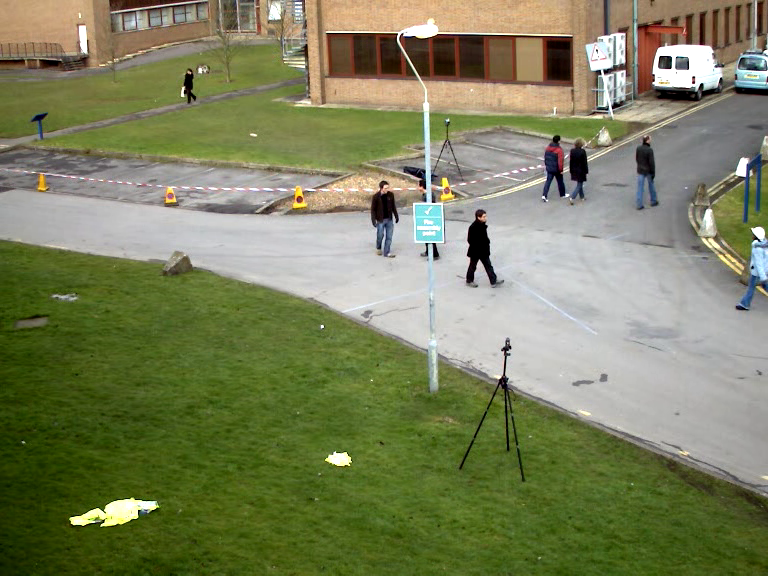
#> input picture test.png, 768 x 576 px, given in place of sampel.mp4, which was not available
$ python go_kf_go.py
#> lines starting #> are read from the running program, lines starting #| are printed output that depends on the picture; after the words box and inside, x2 and y2 are one past the last pixel; in counts of white or black regions, pixels touching at a corner belong together; pictures that were not available may be replaced by others from this repository, and a replacement may not be noted
import cv2 as cv
import imutils
import numpy as np
import time
import argparse
import random as rng

from numpy import ndarray
from imutils.video import VideoStream
from imutils.video import FPS

##functions
def titiktengah(kontur):
    M = cv.moments(kontur)
    x = int(M['m10']/M['m00'])
    y = int(M['m01']/M['m00'])
    return x, y

fwidth = None
fheight = None
nframe = 30
sframe = 0

phase1 = True
phase2 = False

x_obj = []
y_obj = []
kf_x = [232.0, 204.0, 178.0, 148.0, 120.0, 87.0, 57.0]
kf_y = [77.0, 83.0, 88.0, 94.0, 100.0, 108.0, 115.0]

font                   = cv.FONT_HERSHEY_SIMPLEX
bottomLeftCornerOfText = (10,500)
fontScale              = 1
fontColor              = (255,255,255)
lineType               = 2

kernel = np.ones((5,5),np.uint8)

cap = cv.VideoCapture('widgets/sampel.mp4')
bgsub = cv.createBackgroundSubtractorMOG2()
fps =  FPS().start()

#frame_width = int(cap.get(3))
#frame_height = int(cap.get(4))

try:
    out = cv.VideoWriter('obdet.avi',cv.VideoWriter_fourcc('M','J','P','G'), 20, (600,337))
except:
    pass

while True:
    ret, frame = cap.read()
#> frame is the input picture: shape (576, 768, 3); mean B, G, R 92.8, 129.1, 124.1
    fps.update()
        #syntax: cv2.resize(img, (width, height))
        #frame = cv.resize(frame,(aw, 600))
    try:
        frame = imutils.resize(frame, width=600)
#> frame: shape (450, 600, 3)
        (aw, ah, ac) = frame.shape
#> aw = 450; ah = 600; ac = 3
    except:
        pass

    if frame is None:
        fps.stop()
        break

    #every second do
    if sframe % nframe == 0 :

        #proses preprocessing
        fgmask = bgsub.apply(frame)
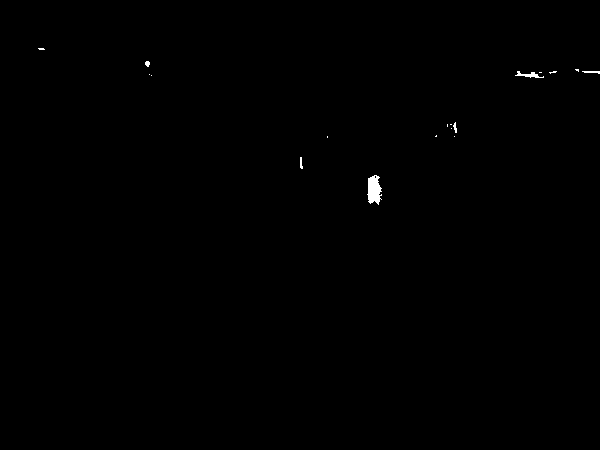
#> fgmask: shape (450, 600); values 127 (black) and 255 (white), 0.21% white; 18 white regions (12 under 20 px), largest, box (x1, y1, x2, y2) and area: (367, 175, 382, 205) 317, (515, 71, 544, 78) 86, (582, 71, 600, 74) 36, (300, 157, 303, 169) 26, (453, 122, 457, 133) 25, (145, 61, 150, 67) 23
        gblur = cv.GaussianBlur(fgmask, (11,11), 0)
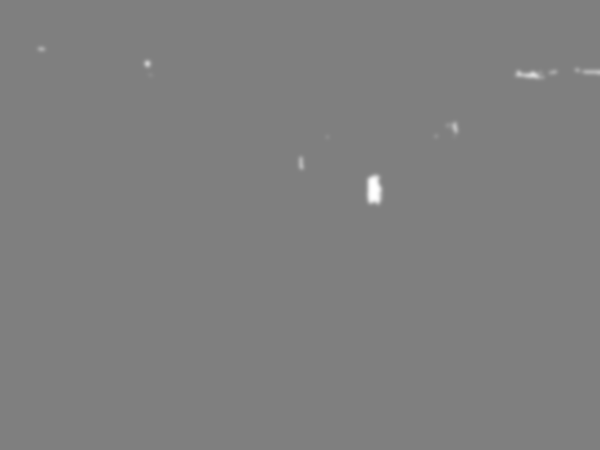
#> gblur: shape (450, 600); min 127, max 255, mean 127.3
        erosion = cv.erode(fgmask,kernel,iterations = 1)
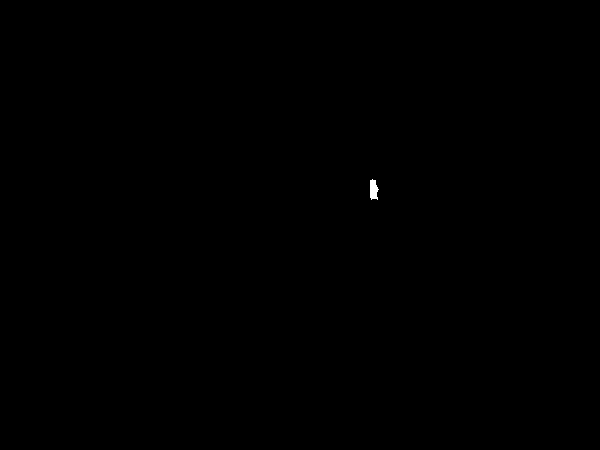
#> erosion: shape (450, 600); values 127 (black) and 255 (white), 0.05% white; 1 white region, box (x1, y1, x2, y2) and area: (370, 179, 379, 200) 138
        dilation = cv.dilate(erosion,kernel,iterations = 1)
#> dilation: shape (450, 600); values 127 (black) and 255 (white), 0.1% white; 1 white region, box (x1, y1, x2, y2) and area: (368, 177, 381, 202) 282
        closing = cv.morphologyEx(dilation, cv.MORPH_CLOSE, kernel)
#> closing: shape (450, 600); values 127 (black) and 255 (white), 0.11% white; 1 white region, box (x1, y1, x2, y2) and area: (368, 177, 381, 202) 284
        rect_kernel = cv.getStructuringElement(cv.MORPH_RECT, (5, 30))
        threshed = cv.morphologyEx(closing, cv.MORPH_CLOSE, rect_kernel)
#> threshed: shape (450, 600); values 127 (black) and 255 (white), 0.11% white; 1 white region, box (x1, y1, x2, y2) and area: (368, 178, 381, 203) 284

        #cari kontur
        contours, _ = cv.findContours(threshed, cv.RETR_TREE, cv.CHAIN_APPROX_SIMPLE)
#> contours = [[[0, 0], [0, 449], [599, 449], [599, 0]]]

        #contSize = len(contour) #semua piksel sebuah kontur
        contNum = len(contours) #semua kontur dan semua pikselnya
#> contNum = 1
        hull_list = []
        for i in range(contNum):
            (x,y,w,h) = cv.boundingRect(contours[i]) #kotakin, balikin nilai koornya
            #in piksel
            cont_h = y+h
            cont_w = x+w

            #kurang dari ini skip
            if cv.contourArea(contours[i]) < 750:
                continue

            #tinggi kurang dr ini skip
            if cont_h < 250 :
                continue

            #hull
            hull = cv.convexHull(contours[i])
            hull_list.append(hull)
            drawing = np.zeros((closing.shape[0], closing.shape[1], 3), dtype=np.uint8)

            #ambil centroid & ilangin duplikat
            cx, cy = titiktengah(hull)
            if contNum > 1:
                try:
                    if cx[i] == cx[i+1]:
                        if cy[i] == cy[i+1]:
                            pass
                except:
                    pass
                cv.rectangle(drawing, (cx,cy), (cx+1, cy+1), (0,0,255), 2) #titik
                x_obj.append(cx)
                y_obj.append(cy)
            else:
                cv.rectangle(drawing, (cx,cy), (cx+1, cy+1), (0,0,255), 2) #titik
                x_obj.append(cx)
                y_obj.append(cy)
#> this loop made 1 pass
#> (w, h, cont_h, cont_w, hull, cx) on pass 1: (600, 450, 450, 600, [[599, 0], [599, 449], [0, 449], [0, 0]], 299)
#> after the loop, hull_list = [[[599, 0], [599, 449], [0, 449], [0, 0]]]; x_obj = [299]; y_obj = [224]

        # Draw contours + hull results
        for i in range(len(contours)):
            try:
                color = (rng.randint(0,256), rng.randint(0,256), rng.randint(0,256))
                #cv.drawContours(drawing, contours, i, color)
                cv.drawContours(drawing, hull_list, i, color)
            except:
                pass
#> this loop made 1 pass
#> color on pass 1: (197, 215, 20)
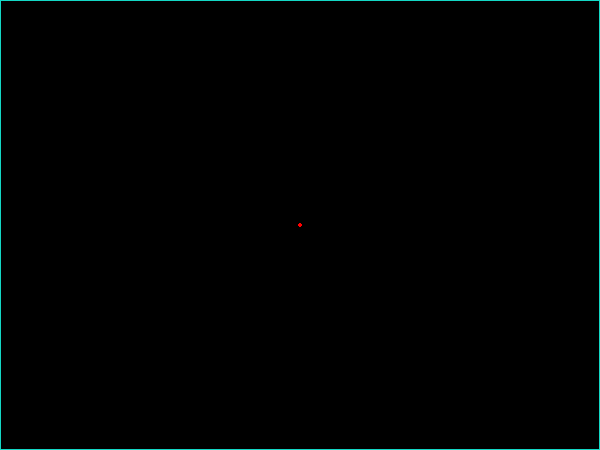
#> drawing: shape (450, 600, 3); mean of channels 0, 1, 2 1.5, 1.7, 0.2; drawn as B, G, R


                # [10 lines of commented-out code are left out]
        try:
            for i in range (len(x_obj)):
                cv.line(drawing, (x_obj[i],y_obj[i]), (x_obj[i+1],y_obj[i+1]), (0,0,255), 2)
                cv.line(drawing, (kf_x[i],kf_y[i]), (kf_x[i+1],kf_x[i+1]), (0,0,255), 2)
        except:
            pass

    #cv.putText(frame,'besar kontur:' + str(contSize),
    #    bottomLeftCornerOfText,
    #    font,
    #    fontScale,
    #    fontColor,
    #    lineType)

    #cv.putText(frame,'byk kontur:' + str(contNum),
    #    (00, 185),
    #    font,
    #    fontScale,
    #    fontColor,
    #    lineType)
    #print (cx,cy)
    #cv.imshow('Frame', frame)
    cv.imshow('Frame', drawing)

    # [5 lines of commented-out code are left out]
    sframe += 1
    fps.update()
    # Define the codec and create VideoWriter object.The output is stored in 'outpy.avi' file.
    out.write(drawing)

    keyboard = cv.waitKey(30)
    if keyboard == 'q' or keyboard == 27:
        fps.stop()
        break
